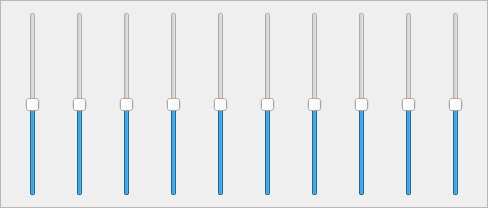
        <widget class="QFrame" name="uniform_sliders_frame">
         <property name="sizePolicy">
          <sizepolicy hsizetype="Expanding" vsizetype="Expanding">
           <horstretch>0</horstretch>
           <verstretch>0</verstretch>
          </sizepolicy>
         </property>
         <property name="maximumSize">
          <size>
           <width>16777215</width>
           <height>16777215</height>
          </size>
         </property>
         <property name="frameShape">
          <enum>QFrame::StyledPanel</enum>
         </property>
         <property name="frameShadow">
          <enum>QFrame::Raised</enum>
         </property>
         <layout class="QHBoxLayout" name="horizontalLayout_31">
          <item>
           <layout class="QHBoxLayout" name="horizontalLayout_27">
            <item>
             <spacer name="horizontalSpacer_50">
              <property name="orientation">
               <enum>Qt::Horizontal</enum>
              </property>
              <property name="sizeHint" stdset="0">
               <size>
                <width>13</width>
                <height>184</height>
               </size>
              </property>
             </spacer>
            </item>
            <item>
             <widget class="QSlider" name="uniform_slider_1">
              <property name="cursor">
               <cursorShape>OpenHandCursor</cursorShape>
              </property>
              <property name="minimum">
               <number>1</number>
              </property>
              <property name="maximum">
               <number>100</number>
              </property>
              <property name="value">
               <number>50</number>
              </property>
              <property name="orientation">
               <enum>Qt::Vertical</enum>
              </property>
             </widget>
            </item>
            <item>
             <spacer name="horizontalSpacer_51">
              <property name="orientation">
               <enum>Qt::Horizontal</enum>
              </property>
              <property name="sizeHint" stdset="0">
               <size>
                <width>13</width>
                <height>184</height>
               </size>
              </property>
             </spacer>
            </item>
           </layout>
          </item>
          <item>
           <layout class="QHBoxLayout" name="horizontalLayout_25">
            <item>
             <spacer name="horizontalSpacer_46">
              <property name="orientation">
               <enum>Qt::Horizontal</enum>
              </property>
              <property name="sizeHint" stdset="0">
               <size>
                <width>13</width>
                <height>184</height>
               </size>
              </property>
             </spacer>
            </item>
            <item>
             <widget class="QSlider" name="uniform_slider_2">
              <property name="cursor">
               <cursorShape>OpenHandCursor</cursorShape>
              </property>
              <property name="minimum">
               <number>1</number>
              </property>
              <property name="maximum">
               <number>100</number>
              </property>
              <property name="value">
               <number>50</number>
              </property>
              <property name="orientation">
               <enum>Qt::Vertical</enum>
              </property>
             </widget>
            </item>
            <item>
             <spacer name="horizontalSpacer_47">
              <property name="orientation">
               <enum>Qt::Horizontal</enum>
              </property>
              <property name="sizeHint" stdset="0">
               <size>
                <width>13</width>
                <height>184</height>
               </size>
              </property>
             </spacer>
            </item>
           </layout>
          </item>
          <item>
           <layout class="QHBoxLayout" name="horizontalLayout_23">
            <item>
             <spacer name="horizontalSpacer_42">
              <property name="orientation">
               <enum>Qt::Horizontal</enum>
              </property>
              <property name="sizeHint" stdset="0">
               <size>
                <width>13</width>
                <height>184</height>
               </size>
              </property>
             </spacer>
            </item>
            <item>
             <widget class="QSlider" name="uniform_slider_3">
              <property name="cursor">
               <cursorShape>OpenHandCursor</cursorShape>
              </property>
              <property name="minimum">
               <number>1</number>
              </property>
              <property name="maximum">
               <number>100</number>
              </property>
              <property name="value">
               <number>50</number>
              </property>
              <property name="orientation">
               <enum>Qt::Vertical</enum>
              </property>
             </widget>
            </item>
            <item>
             <spacer name="horizontalSpacer_43">
              <property name="orientation">
               <enum>Qt::Horizontal</enum>
              </property>
              <property name="sizeHint" stdset="0">
               <size>
                <width>13</width>
                <height>184</height>
               </size>
              </property>
             </spacer>
            </item>
           </layout>
          </item>
          <item>
           <layout class="QHBoxLayout" name="horizontalLayout_28">
            <item>
             <spacer name="horizontalSpacer_52">
              <property name="orientation">
               <enum>Qt::Horizontal</enum>
              </property>
              <property name="sizeHint" stdset="0">
               <size>
                <width>13</width>
                <height>184</height>
               </size>
              </property>
             </spacer>
            </item>
            <item>
             <widget class="QSlider" name="uniform_slider_4">
              <property name="cursor">
               <cursorShape>OpenHandCursor</cursorShape>
              </property>
              <property name="minimum">
               <number>1</number>
              </property>
              <property name="maximum">
               <number>100</number>
              </property>
              <property name="value">
               <number>50</number>
              </property>
              <property name="orientation">
               <enum>Qt::Vertical</enum>
              </property>
             </widget>
            </item>
            <item>
             <spacer name="horizontalSpacer_53">
              <property name="orientation">
               <enum>Qt::Horizontal</enum>
              </property>
              <property name="sizeHint" stdset="0">
               <size>
                <width>13</width>
                <height>184</height>
               </size>
              </property>
             </spacer>
            </item>
           </layout>
          </item>
          <item>
           <layout class="QHBoxLayout" name="horizontalLayout_26">
            <item>
             <spacer name="horizontalSpacer_48">
              <property name="orientation">
               <enum>Qt::Horizontal</enum>
              </property>
              <property name="sizeHint" stdset="0">
               <size>
                <width>13</width>
                <height>184</height>
               </size>
              </property>
             </spacer>
            </item>
            <item>
             <widget class="QSlider" name="uniform_slider_5">
              <property name="cursor">
               <cursorShape>OpenHandCursor</cursorShape>
              </property>
              <property name="minimum">
               <number>1</number>
              </property>
              <property name="maximum">
               <number>100</number>
              </property>
              <property name="value">
               <number>50</number>
              </property>
              <property name="orientation">
               <enum>Qt::Vertical</enum>
              </property>
             </widget>
            </item>
            <item>
             <spacer name="horizontalSpacer_49">
              <property name="orientation">
               <enum>Qt::Horizontal</enum>
              </property>
              <property name="sizeHint" stdset="0">
               <size>
                <width>13</width>
                <height>184</height>
               </size>
              </property>
             </spacer>
            </item>
           </layout>
          </item>
          <item>
           <layout class="QHBoxLayout" name="horizontalLayout_24">
            <item>
             <spacer name="horizontalSpacer_44">
              <property name="orientation">
               <enum>Qt::Horizontal</enum>
              </property>
              <property name="sizeHint" stdset="0">
               <size>
                <width>13</width>
                <height>184</height>
               </size>
              </property>
             </spacer>
            </item>
            <item>
             <widget class="QSlider" name="uniform_slider_6">
              <property name="cursor">
               <cursorShape>OpenHandCursor</cursorShape>
              </property>
              <property name="minimum">
               <number>1</number>
              </property>
              <property name="maximum">
               <number>100</number>
              </property>
              <property name="value">
               <number>50</number>
              </property>
              <property name="orientation">
               <enum>Qt::Vertical</enum>
              </property>
             </widget>
            </item>
            <item>
             <spacer name="horizontalSpacer_45">
              <property name="orientation">
               <enum>Qt::Horizontal</enum>
              </property>
              <property name="sizeHint" stdset="0">
               <size>
                <width>13</width>
                <height>184</height>
               </size>
              </property>
             </spacer>
            </item>
           </layout>
          </item>
          <item>
           <layout class="QHBoxLayout" name="horizontalLayout_29">
            <item>
             <spacer name="horizontalSpacer_54">
              <property name="orientation">
               <enum>Qt::Horizontal</enum>
              </property>
              <property name="sizeHint" stdset="0">
               <size>
                <width>13</width>
                <height>184</height>
               </size>
              </property>
             </spacer>
            </item>
            <item>
             <widget class="QSlider" name="uniform_slider_7">
              <property name="cursor">
               <cursorShape>OpenHandCursor</cursorShape>
              </property>
              <property name="minimum">
               <number>1</number>
              </property>
              <property name="maximum">
               <number>100</number>
              </property>
              <property name="value">
               <number>50</number>
              </property>
              <property name="orientation">
               <enum>Qt::Vertical</enum>
              </property>
             </widget>
            </item>
            <item>
             <spacer name="horizontalSpacer_55">
              <property name="orientation">
               <enum>Qt::Horizontal</enum>
              </property>
              <property name="sizeHint" stdset="0">
               <size>
                <width>13</width>
                <height>184</height>
               </size>
              </property>
             </spacer>
            </item>
           </layout>
          </item>
          <item>
           <layout class="QHBoxLayout" name="horizontalLayout_21">
            <item>
             <spacer name="horizontalSpacer_38">
              <property name="orientation">
               <enum>Qt::Horizontal</enum>
              </property>
              <property name="sizeHint" stdset="0">
               <size>
                <width>13</width>
                <height>184</height>
               </size>
              </property>
             </spacer>
            </item>
            <item>
             <widget class="QSlider" name="uniform_slider_8">
              <property name="cursor">
               <cursorShape>OpenHandCursor</cursorShape>
              </property>
              <property name="minimum">
               <number>1</number>
              </property>
              <property name="maximum">
               <number>100</number>
              </property>
              <property name="value">
               <number>50</number>
              </property>
              <property name="orientation">
               <enum>Qt::Vertical</enum>
              </property>
             </widget>
            </item>
            <item>
             <spacer name="horizontalSpacer_39">
              <property name="orientation">
               <enum>Qt::Horizontal</enum>
              </property>
              <property name="sizeHint" stdset="0">
               <size>
                <width>13</width>
                <height>184</height>
               </size>
              </property>
             </spacer>
            </item>
           </layout>
          </item>
          <item>
           <layout class="QHBoxLayout" name="horizontalLayout_30">
            <item>
             <spacer name="horizontalSpacer_56">
              <property name="orientation">
               <enum>Qt::Horizontal</enum>
              </property>
              <property name="sizeHint" stdset="0">
               <size>
                <width>13</width>
                <height>184</height>
               </size>
              </property>
             </spacer>
            </item>
            <item>
             <widget class="QSlider" name="uniform_slider_9">
              <property name="cursor">
               <cursorShape>OpenHandCursor</cursorShape>
              </property>
              <property name="minimum">
               <number>1</number>
              </property>
              <property name="maximum">
               <number>100</number>
              </property>
              <property name="value">
               <number>50</number>
              </property>
              <property name="orientation">
               <enum>Qt::Vertical</enum>
              </property>
             </widget>
            </item>
            <item>
             <spacer name="horizontalSpacer_57">
              <property name="orientation">
               <enum>Qt::Horizontal</enum>
              </property>
              <property name="sizeHint" stdset="0">
               <size>
                <width>13</width>
                <height>184</height>
               </size>
              </property>
             </spacer>
            </item>
           </layout>
          </item>
          <item>
           <layout class="QHBoxLayout" name="horizontalLayout_20">
            <item>
             <spacer name="horizontalSpacer_36">
              <property name="orientation">
               <enum>Qt::Horizontal</enum>
              </property>
              <property name="sizeHint" stdset="0">
               <size>
                <width>13</width>
                <height>184</height>
               </size>
              </property>
             </spacer>
            </item>
            <item>
             <widget class="QSlider" name="uniform_slider_10">
              <property name="cursor">
               <cursorShape>OpenHandCursor</cursorShape>
              </property>
              <property name="minimum">
               <number>1</number>
              </property>
              <property name="maximum">
               <number>100</number>
              </property>
              <property name="value">
               <number>50</number>
              </property>
              <property name="orientation">
               <enum>Qt::Vertical</enum>
              </property>
             </widget>
            </item>
            <item>
             <spacer name="horizontalSpacer_37">
              <property name="orientation">
               <enum>Qt::Horizontal</enum>
              </property>
              <property name="sizeHint" stdset="0">
               <size>
                <width>13</width>
                <height>184</height>
               </size>
              </property>
             </spacer>
            </item>
           </layout>
          </item>
         </layout>
        </widget>
